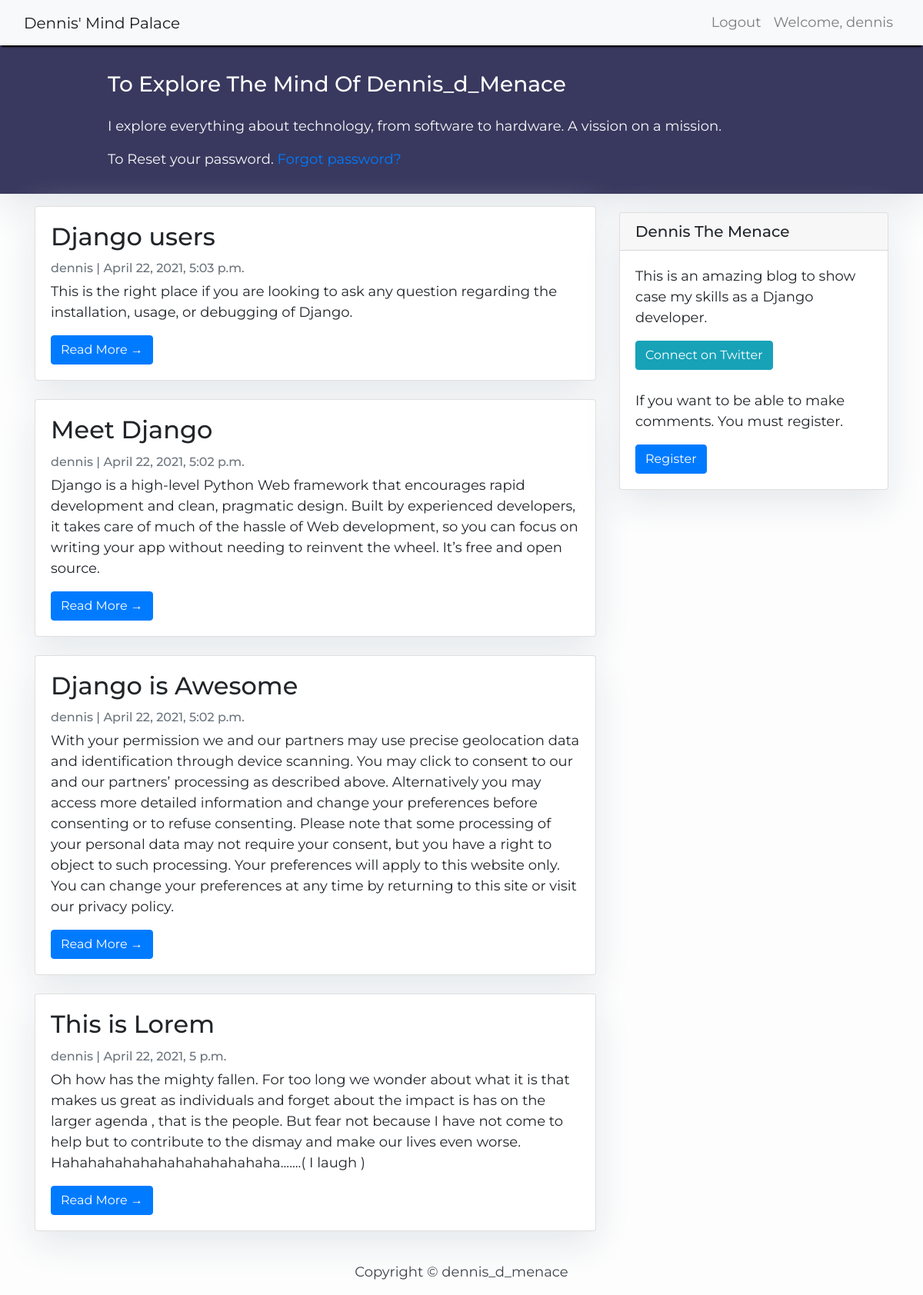
The app's page / (signed in) with its own data.
### blog/models.py (models this page shows, shortened)
class Post(models.Model):
    title = models.CharField(max_length=200, unique=True)
    slug = models.SlugField(max_length=200, unique=True)
    author = models.ForeignKey(
        User, on_delete=models.CASCADE, related_name='blog_posts')
    updated_on = models.DateTimeField(auto_now=True)
    content = models.TextField()
    created_on = models.DateTimeField(auto_now_add=True)
    status = models.IntegerField(choices=STATUS, default=0)
    class Meta:
        ordering = ['-created_on']

### blog/views.py (the view)
# urls.py: path('', views.PostList.as_view(), name='home'),
class PostList(generic.ListView):
    queryset = Post.objects.filter(status=1).order_by('-created_on')
    template_name = 'index.html'

### templates/index.html (shortened to what this page needs)
{% extends "base.html" %}
{% block content %}
<header class="masthead">
    <div class="container">
        <div class="row">
            <div class=" col-md-8 col-md-10 mx-auto">
                <div class="site-heading">
                    <h3 class=" site-heading my-4 mt-3 text-white"> To Explore The Mind Of Dennis_d_Menace</h3>
                    <p class="text-light">I explore everything about technology, from software to hardware. A vission on a mission.</p>
                    <p class="text-light">To Reset your password. <a href="/password_reset">Forgot password?</a></p>
                </div>
            </div>
        </div>
    </div>
</header>
<div class="container">
    <div class="row">
        <div class="col-md-8 mt-3 left">
            {% for post in post_list %}
            <div class="card mb-4">
                <div class="card-body">
                    <h2 class="card-title">{{ post.title }}</h2>
                    <p class="card-text text-muted h6">{{ post.author }} | {{ post.created_on}} </p>
                    <p class="card-text">{{ post.content }}</p>
                    <a href="{% url 'post_detail' post.slug %}" class="btn btn-primary">Read More &rarr;</a>
                </div>
            </div>
            {% endfor %}
        </div>
        {% block sidebar %} {% include 'sidebar.html' %} {% endblock sidebar %}
    </div>
</div>
{% endblock %}

### templates/base.html (shortened to what this page needs)
<!DOCTYPE html>
<html>
<head>
    <link rel="stylesheet" href="https://maxcdn.bootstrapcdn.com/bootstrap/4.0.0/css/bootstrap.min.css"
 />
</head>
<body>
    <nav class="navbar navbar-expand-lg navbar-light bg-light shadow" id='mainNav'>
        <div class="container-fluid">
            <a class="navbar-brand" href="{% url 'home' %}">Dennis' Mind Palace</a>
            <div class="navbar-nav">
                <ul class="navbar-nav mr-auto">
                    {% if user.is_authenticated %}
                    <li class="nav-item">
                        <a class="nav-link" href="{% url 'logout'%}">Logout</a>
                    </li>
                    <li class="nav-item">
                        <a class="nav-link" href="#"> Welcome, {{user.username}}</a>
                    </li>
                    {% else %}
                    <li class="nav-item">
                        <a class="nav-link" href="{% url 'login' %}">Login</a>
                    </li>
                    {% endif %}
                </ul>
            </div>
        </div>
    </nav>
    {% block content %}{% endblock content %}
    <footer class="py-3 bg-grey">
        <p class="m-0 text-dark text-center ">Copyright &copy; dennis_d_menace</p>
    </footer>
</body>
</html>

### templates/base.html (style rules this page uses)
body { font-family: "Montserrat", sans-serif; font-size: 17px; background-color: #fdfdfde1; }
.shadow { box-shadow: 0 4px 2px -2px rgba(0, 0, 0, 1); }
.masthead { background: #39395f; height: auto; padding-bottom: 15px; box-shadow: 0 16px 48px #e3e7eb; padding-top: 10px; }

### templates/index.html (style rules this page uses)
body { font-family: "montserrat", sans-serif; font-size: 18px; background-color: #fdfdfd; }
.card { box-shadow: 0 16px 48px #e3e7eb; }

### templates/sidebar.html (style rules this page uses)
.card { box-shadow: 0 16px 48px #E3e7eb; }

### records on screen
Post: title "Django users", author "dennis", created_on "April 22, 2021, 5:03 p.m.", content "This is the right place if you are looking to ask any question regarding the installation, usage, or debugging of Django."
Post: title "Meet Django", author "dennis", created_on "April 22, 2021, 5:02 p.m.", content "Django is a high-level Python Web framework that encourages rapid development and clean, pragmatic design. Built by experienced developers, it takes care of much of the hassle of Web development, so you can focus on writing your app without needing to reinvent the wheel. It’s free and open source."
Post: title "Django is Awesome", author "dennis", created_on "April 22, 2021, 5:02 p.m.", content "With your permission we and our partners may use precise geolocation data and identification through device scanning. You may click to consent to our and our partners’ processing as described above. Alternatively you may access more detailed information and change your preferences before consenting or to refuse consenting. Please note that some processing of your personal data may not require your consent, but you have a right to object to such processing. Your preferences will apply to this website only. You can change your preferences at any time by returning to this site or visit our privacy policy."
Post: title "This is Lorem", author "dennis", created_on "April 22, 2021, 5 p.m.", content "Oh how has the mighty fallen. For too long we wonder about what it is that makes us great as individuals and forget about the impact is has on the larger agenda , that is the people. But fear not because I have not come to help but to contribute to the dismay and make our lives even worse. Hahahahahahahahahahahahaha.......( I laugh )"

### other values on screen
{{ user.username }} "dennis"
